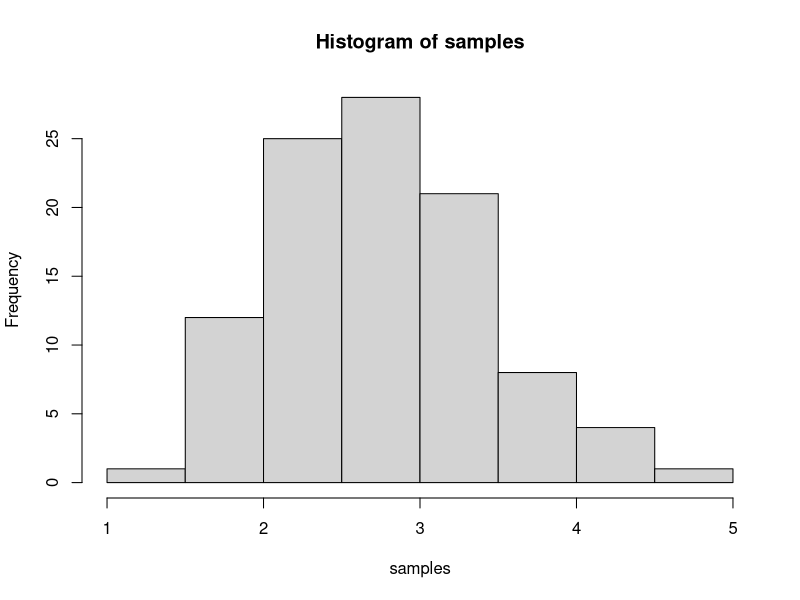
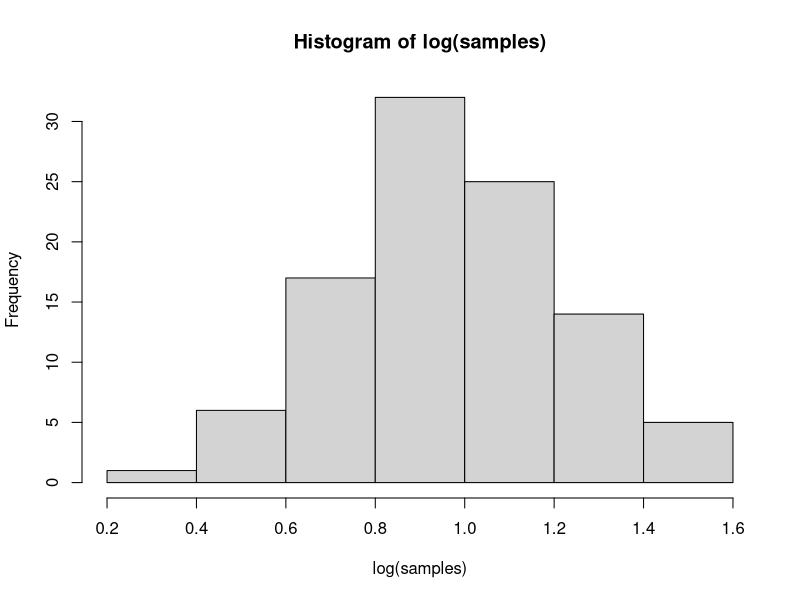

Generate these figures, in order, with R:
## ---- chunk 1
samples <- rlnorm(100, meanlog=1, sdlog=0.25)
## ---- chunk 2
# plot
hist(samples)
## ---- chunk 3
# plot
hist(log(samples))
## ---- chunk 4
samples.mean <- mean(samples) # mean
samples.mean
## ---- chunk 5
samples.var <- var(samples) # variance
samples.var
## ---- chunk 6
log.samples.mean <- mean(log(samples)) # mean
log.samples.mean
## ---- chunk 7
log.samples.var <- var(log(samples)) # variance
log.samples.var
## ---- chunk 8
print(paste0("So finally, the mean and the variance from the samples is ", round(samples.mean, 2), " and ", round(samples.var, 2), ". When we log-transform the samples, we get a mean and variance of ", round(log.samples.mean, 2), " and ", round(log.samples.var, 2)))
